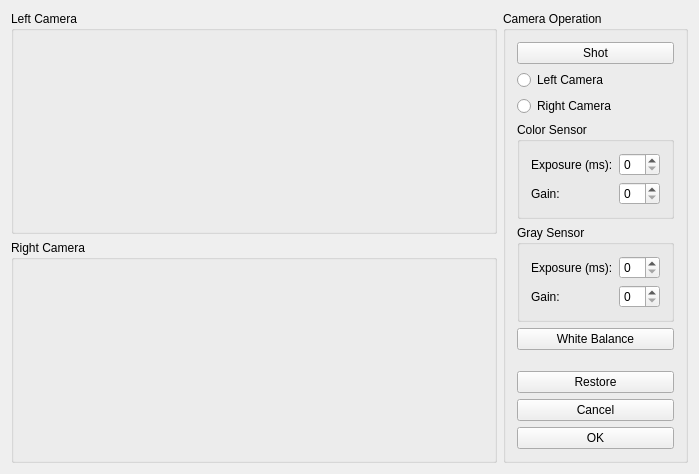
<?xml version="1.0" encoding="UTF-8"?>
<ui version="4.0">
 <class>CamerasImagesPreviewWindowClass</class>
 <widget class="QMainWindow" name="CamerasImagesPreviewWindowClass">
  <property name="geometry">
   <rect>
    <x>0</x>
    <y>0</y>
    <width>699</width>
    <height>474</height>
   </rect>
  </property>
  <property name="font">
   <font>
    <family>Microsoft YaHei UI</family>
    <pointsize>9</pointsize>
   </font>
  </property>
  <property name="windowTitle">
   <string>CamerasImagesPreviewWindow</string>
  </property>
  <widget class="QWidget" name="centralWidget">
   <layout class="QGridLayout" name="gridLayout">
    <item row="0" column="0">
     <widget class="QGroupBox" name="gbLeftView">
      <property name="title">
       <string>Left Camera</string>
      </property>
      <layout class="QHBoxLayout" name="horizontalLayout">
       <item>
        <widget class="QWidget" name="canvasLeftGray1" native="true"/>
       </item>
       <item>
        <widget class="QWidget" name="canvasLeftGray2" native="true"/>
       </item>
       <item>
        <widget class="QWidget" name="canvasLeftColor" native="true"/>
       </item>
      </layout>
     </widget>
    </item>
    <item row="1" column="0">
     <widget class="QGroupBox" name="gbRightImages">
      <property name="title">
       <string>Right Camera</string>
      </property>
      <layout class="QHBoxLayout" name="horizontalLayout_2">
       <item>
        <widget class="QWidget" name="canvasRightGray1" native="true"/>
       </item>
       <item>
        <widget class="QWidget" name="canvasRightGray2" native="true"/>
       </item>
       <item>
        <widget class="QWidget" name="canvasRightColor" native="true"/>
       </item>
      </layout>
     </widget>
    </item>
    <item row="0" column="1" rowspan="2">
     <widget class="QGroupBox" name="gbCameraParams">
      <property name="sizePolicy">
       <sizepolicy hsizetype="Maximum" vsizetype="Preferred">
        <horstretch>0</horstretch>
        <verstretch>0</verstretch>
       </sizepolicy>
      </property>
      <property name="title">
       <string>Camera Operation</string>
      </property>
      <layout class="QVBoxLayout" name="verticalLayout">
       <item>
        <widget class="QPushButton" name="btnShot">
         <property name="text">
          <string>Shot</string>
         </property>
        </widget>
       </item>
       <item>
        <widget class="QRadioButton" name="rbLeftCamera">
         <property name="sizePolicy">
          <sizepolicy hsizetype="Minimum" vsizetype="Maximum">
           <horstretch>0</horstretch>
           <verstretch>0</verstretch>
          </sizepolicy>
         </property>
         <property name="font">
          <font>
           <family>Microsoft YaHei UI</family>
           <pointsize>9</pointsize>
          </font>
         </property>
         <property name="text">
          <string>Left Camera</string>
         </property>
        </widget>
       </item>
       <item>
        <widget class="QRadioButton" name="rbRightCamera">
         <property name="sizePolicy">
          <sizepolicy hsizetype="Minimum" vsizetype="Maximum">
           <horstretch>0</horstretch>
           <verstretch>0</verstretch>
          </sizepolicy>
         </property>
         <property name="font">
          <font>
           <family>Microsoft YaHei UI</family>
           <pointsize>9</pointsize>
          </font>
         </property>
         <property name="text">
          <string>Right Camera</string>
         </property>
        </widget>
       </item>
       <item>
        <widget class="QGroupBox" name="gbColorSensor">
         <property name="sizePolicy">
          <sizepolicy hsizetype="Maximum" vsizetype="Maximum">
           <horstretch>0</horstretch>
           <verstretch>0</verstretch>
          </sizepolicy>
         </property>
         <property name="minimumSize">
          <size>
           <width>0</width>
           <height>0</height>
          </size>
         </property>
         <property name="font">
          <font>
           <family>Microsoft YaHei UI</family>
           <pointsize>9</pointsize>
          </font>
         </property>
         <property name="title">
          <string>Color Sensor</string>
         </property>
         <layout class="QGridLayout" name="gridLayout_4">
          <item row="0" column="1">
           <widget class="QSpinBox" name="sbColorExposure"/>
          </item>
          <item row="0" column="0">
           <widget class="QLabel" name="label_6">
            <property name="text">
             <string>Exposure (ms):</string>
            </property>
           </widget>
          </item>
          <item row="2" column="0">
           <widget class="QLabel" name="label_5">
            <property name="text">
             <string>Gain:</string>
            </property>
           </widget>
          </item>
          <item row="2" column="1">
           <widget class="QSpinBox" name="sbColorGain"/>
          </item>
         </layout>
        </widget>
       </item>
       <item>
        <widget class="QGroupBox" name="gbGraySensor">
         <property name="sizePolicy">
          <sizepolicy hsizetype="Maximum" vsizetype="Maximum">
           <horstretch>0</horstretch>
           <verstretch>0</verstretch>
          </sizepolicy>
         </property>
         <property name="minimumSize">
          <size>
           <width>0</width>
           <height>0</height>
          </size>
         </property>
         <property name="font">
          <font>
           <family>Microsoft YaHei UI</family>
           <pointsize>9</pointsize>
          </font>
         </property>
         <property name="title">
          <string>Gray Sensor</string>
         </property>
         <layout class="QGridLayout" name="gridLayout_5">
          <item row="0" column="0">
           <widget class="QLabel" name="label_8">
            <property name="text">
             <string>Exposure (ms):</string>
            </property>
           </widget>
          </item>
          <item row="1" column="0">
           <widget class="QLabel" name="label_7">
            <property name="text">
             <string>Gain:</string>
            </property>
           </widget>
          </item>
          <item row="1" column="1">
           <widget class="QSpinBox" name="sbGrayGain"/>
          </item>
          <item row="0" column="1">
           <widget class="QSpinBox" name="sbGrayExposure"/>
          </item>
         </layout>
        </widget>
       </item>
       <item>
        <widget class="QPushButton" name="btnWhiteBalance">
         <property name="text">
          <string>White Balance</string>
         </property>
        </widget>
       </item>
       <item>
        <spacer name="verticalSpacer">
         <property name="orientation">
          <enum>Qt::Vertical</enum>
         </property>
         <property name="sizeHint" stdset="0">
          <size>
           <width>20</width>
           <height>40</height>
          </size>
         </property>
        </spacer>
       </item>
       <item>
        <widget class="QPushButton" name="btnRestore">
         <property name="text">
          <string>Restore</string>
         </property>
        </widget>
       </item>
       <item>
        <widget class="QPushButton" name="btnCancel">
         <property name="text">
          <string>Cancel</string>
         </property>
        </widget>
       </item>
       <item>
        <widget class="QPushButton" name="btnOK">
         <property name="text">
          <string>OK</string>
         </property>
        </widget>
       </item>
      </layout>
     </widget>
    </item>
   </layout>
  </widget>
 </widget>
 <layoutdefault spacing="6" margin="11"/>
 <resources/>
 <connections/>
</ui>
